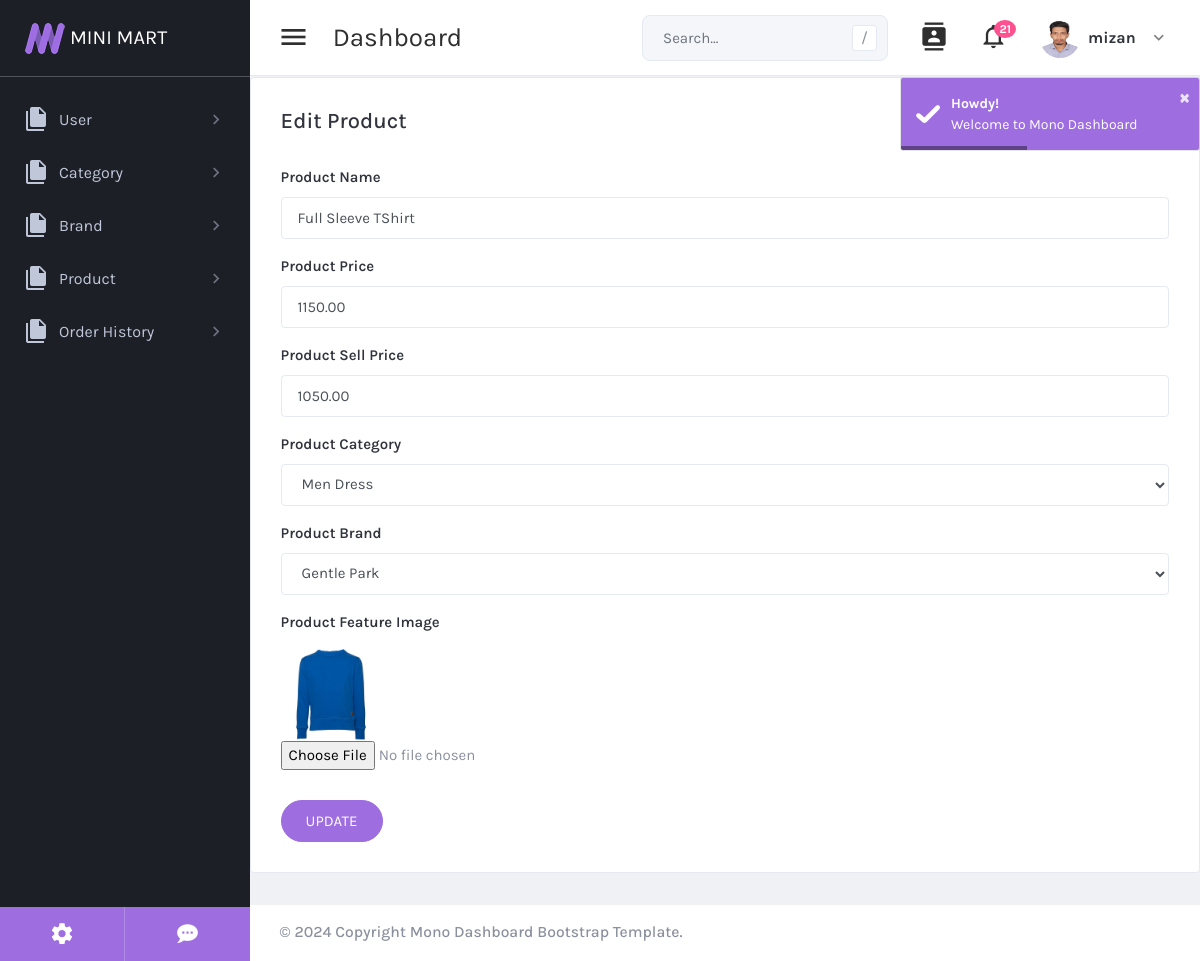
/adminPanel/productEdit.php?id=1 (signed in), run on the app's committed database.
### tables this page shows
CREATE TABLE `product` (
  `id` int(11) UNSIGNED NOT NULL,
  `name` varchar(300) DEFAULT NULL,
  `price` decimal(10,2) DEFAULT NULL,
  `sell_price` decimal(10,2) DEFAULT NULL,
  `cat_id` int(11) DEFAULT NULL,
  `brand_id` int(11) DEFAULT NULL,
  `feature_image` varchar(300) DEFAULT '',
  `created_at` timestamp NOT NULL DEFAULT current_timestamp(),
  `updated_at` timestamp NOT NULL DEFAULT current_timestamp() ON UPDATE current_timestamp()
);

### adminPanel/productEdit.php (the view, shortened to what this page needs)
<?php
if(isset($_SESSION['username'])){
    require_once('include/header.php');
    require_once('include/aside.php');
    require_once('include/topbar.php');
    require_once("../db/config.php");
    if(isset($_GET['id'])){
        $id = $_GET['id'];
    }
    $query = "SELECT * FROM product WHERE id = $id;";
    $sql = $conn->query($query);
    $product = $sql->fetch_assoc();
?>
<div class="row">
    <div class="col-xl-12">
        <div class="card card-default">
            <div class="card-header">
                <h2>Edit Product</h2>
            </div>
            <div class="card-body">
                <form action="productUpdate.php?id=<?php echo $product['id'] ?>" method="post" enctype="multipart/form-data">
                    <div class="form-group">
                        <label for="exampleFormControlInput2">Product Name</label>
                        <input type="text" name="name" value="<?php echo $product['name'] ?>" class="form-control" id="exampleFormControlInput2" placeholder="Enter Product Name">
                    </div>
                    <div class="form-group">
                        <label for="exampleFormControlInput2">Product Price</label>
                        <input type="text" name="price" value="<?php echo $product['price'] ?>" class="form-control" id="exampleFormControlInput2" placeholder="Enter Product Price">
                    </div>
                    <div class="form-group">
                        <label for="exampleFormControlInput2">Product Sell Price</label>
                        <input type="text" name="sell_price" value="<?php echo $product['sell_price'] ?>" class="form-control" id="exampleFormControlInput2" placeholder="Enter Product Sell Price">
                    </div>
                    <div class="form-group">
                        <label for="exampleFormControlInput2">Product Category</label>
                        <select name="cat_id" class="form-control" id="exampleFormControlInput2">
                            <?php
                            $query = "SELECT * FROM category";
                            $sql = $conn->query($query);
                            if($sql->num_rows > 0){
                                while($category = $sql->fetch_assoc()){
                                    $selected = ($category['id'] == $product['cat_id']) ? 'selected' : '';
                                    ?>
                                    <option value="<?php echo $category['id'] ?>" <?php echo $selected ?>><?php echo $category['name'] ?></option>
                                    <?php
                                }
                            }
                            ?>
                        </select>
                    </div>
                    <div class="form-group">
                        <label for="exampleFormControlInput2">Product Brand</label>
                        <select name="brand_id" class="form-control" id="exampleFormControlInput2">
                            <?php
                            $query = "SELECT * FROM brand";
                            $sql = $conn->query($query);
                            if($sql->num_rows > 0){
                                while($brand = $sql->fetch_assoc()){
                                    $selected = ($brand['id'] == $product['brand_id']) ? 'selected' : '';
                                    ?>
                                    <option value="<?php echo $brand['id'] ?>" <?php echo $selected ?>><?php echo $brand['name'] ?></option>
                                    <?php
                                }
                            }
                            ?>
                        </select>
                    </div>
                    <div class="form-group">
                        <label for="exampleFormControlFile1">Product Feature Image</label>
                        <div>
                            <img src="<?php echo $product['feature_image'] ?>" alt="image" width="100px" height="100px">
                        </div>
                        <input type="file" name="feature_image" class="form-control-file" id="exampleFormControlFile1">
                    </div>
                    <div class="form-footer mt-6">
                        <button type="submit" class="btn btn-primary btn-pill">Update</button>
                    </div>
                </form>
            </div>
        </div>
    </div>
</div>
<?php
    require_once('include/footer.php');
} else {
    $message = 'Sorry please login first';
    header("Location: signin.php?message=".urlencode($message));
}
?>

### data on the page
product: name "Full Sleeve TShirt", price "1150.00", sell_price "1050.00", feature_image (picture)

### other printed values
$_SESSION['username'] "mizan"
form field cat_id "Men Dress"
form field brand_id "Gentle Park"
